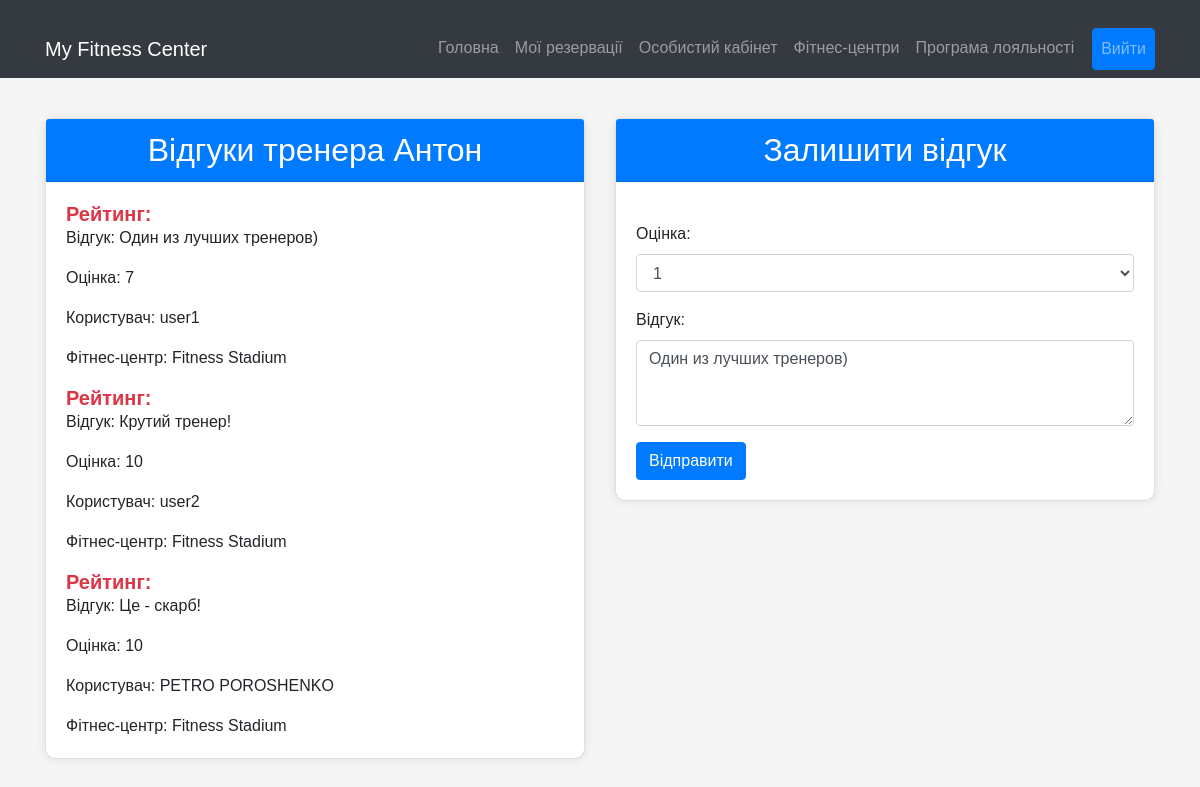
/fitness_center/1/trainer/1/rating (signed in), run on an earlier commit of the app's database.
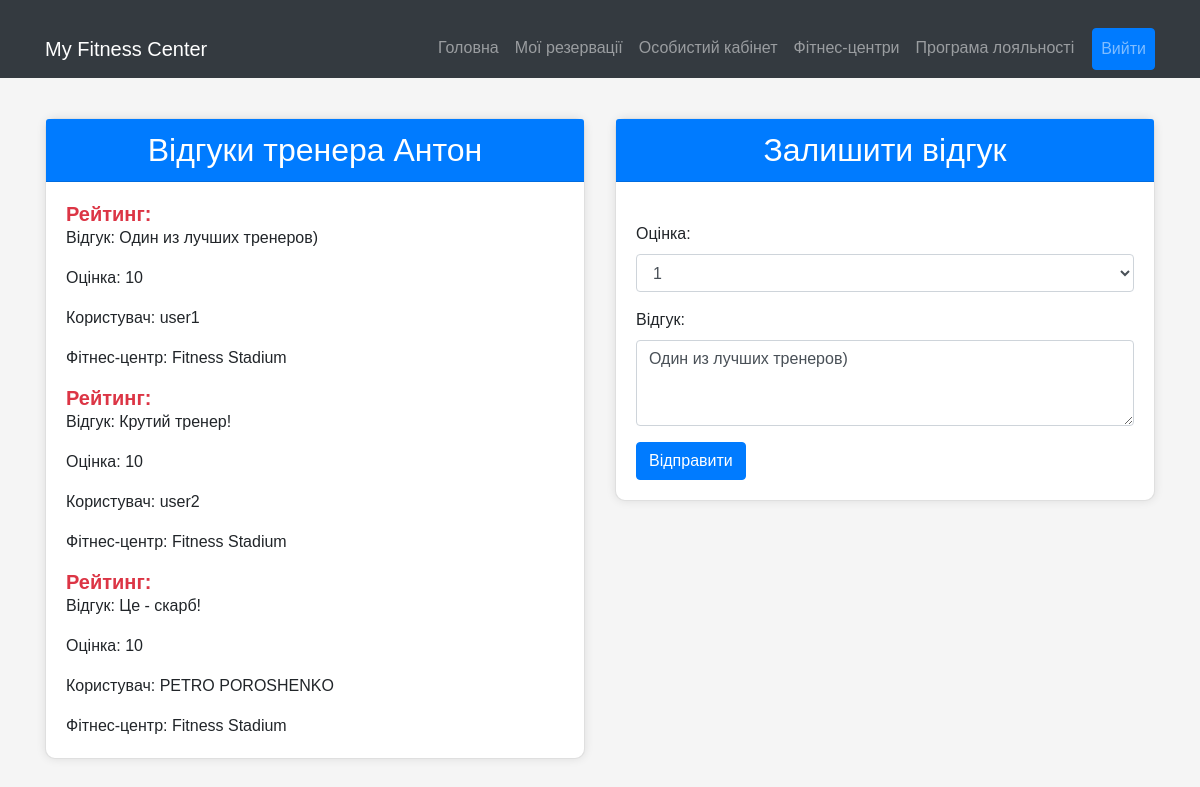
And on a later commit of the database.
### project_package/models.py (models this page shows, shortened)
class Trainer(Base):
    __tablename__ = "trainer"
    id = Column(Integer, primary_key=True)
    name = Column(String(50), unique=True, nullable=False)
    gym_id = Column(Integer, ForeignKey('gym.id'))
    gym = relationship('Gym', back_populates='trainer')
    review = relationship('Review', back_populates='trainer')
    trainer_services = relationship('TrainerServices', back_populates='trainer')
    trainer_schedule = relationship('TrainerSchedule', back_populates='trainer')

class Review(Base):
    __tablename__ = "review"
    id = Column(Integer, primary_key=True)
    user_id = Column(Integer, ForeignKey('user.id'))
    trainer_id = Column(Integer, ForeignKey('trainer.id'))
    gym_id = Column(Integer, ForeignKey('gym.id'))
    points = Column(Integer)
    text = Column(String)
    gym = relationship('Gym', back_populates='review')
    trainer = relationship('Trainer', back_populates='review')
    user = relationship('User', back_populates='review')

class User(Base):
    __tablename__ = "user"
    id = Column(Integer, primary_key=True, autoincrement=True, unique=True)
    login = Column(String(50), unique=True, nullable=False)
    password = Column(String(50))
    birth_date = Column(String(50), default='1940-01-01', nullable=False)
    phone = Column(String(50))
    funds = Column(Integer, nullable=False, default=0)
    review = relationship('Review', back_populates='user')

class Gym(Base):
    __tablename__ = "gym"
    id = Column(Integer, primary_key=True)
    name = Column(String, unique=True, nullable=False)
    address = Column(String(50))
    contacts = Column(String(50))
    services = relationship("Service", back_populates="gym")
    trainer = relationship("Trainer", back_populates="gym")
    review = relationship("Review", back_populates="gym")

### app.py (the view)
@app.route('/fitness_center/<gym_id>/trainer/<trainer_id>/rating', methods=['GET', 'POST'])
@login_required
def trainer_rating(gym_id, trainer_id):
    user = session.get('user', None)
    if request.method == 'POST':
        rating = request.form.get('rating')
        review_text = request.form.get('review')
        user_review = db_session.query(Review).filter_by(user_id=user['id'], trainer_id=trainer_id).first()
        if user_review is not None:
            user_review.points = rating
            user_review.text = review_text
        else:
            new_review = Review(user_id=user['id'], trainer_id=trainer_id, gym_id=gym_id, points=int(rating),
                                text=review_text)
            db_session.add(new_review)
        db_session.commit()
        return redirect(f'/fitness_center/{gym_id}/trainer/{trainer_id}/rating')
    else:
        user_reviw = db_session.query(Review).filter_by(user_id=user['id'], trainer_id=trainer_id).first()
        trainer = db_session.query(Trainer).join(Gym, Trainer.gym_id == Gym.id).filter(Trainer.id == trainer_id).first()
        reviews = db_session.query(Review).filter_by(trainer_id=trainer_id).all()
        return render_template('trainer_rating.html', reviews=reviews, users=user, trainer=trainer,
                               user_reviw=user_reviw)

### app.py (called while the page is built)
def login_required(f):
    @wraps(f)
    def wrapper(*args, **kwargs):
        if 'user' in session:
            return f(*args, **kwargs)
        else:
            return redirect('/login')
    return wrapper

### templates/trainer_rating.html (shortened to what this page needs)
<!DOCTYPE html>
<html lang="uk">
<head>
    <link href="https://stackpath.bootstrapcdn.com/bootstrap/4.5.2/css/bootstrap.min.css" rel="stylesheet">
</head>
<body>
<nav class="navbar navbar-expand-lg navbar-dark bg-dark">
    <div class="container">
        <a class="navbar-brand" href="/">My Fitness Center</a>
        <div class="collapse navbar-collapse" id="navbarNav">
            <ul class="navbar-nav ml-auto">
                <li class="nav-item">
                    <a class="nav-link" href="/">Головна</a>
                </li>
                <li class="nav-item">
                    <a class="nav-link" href="/user/reservations">Мої резервації</a>
                </li>
                <li class="nav-item">
                    <a class="nav-link" href="/user">Особистий кабінет</a>
                </li>
                <li class="nav-item">
                    <a class="nav-link" href="/fitness_center">Фітнес-центри</a>
                </li>
                <li class="nav-item">
                    <a class="nav-link" href="/">Програма лояльності</a>
                </li>
                <li class="nav-item">
                    <a class="nav-link btn btn-primary btn-logout" href="/logout">Вийти</a>
                </li>
            </ul>
        </div>
    </div>
</nav>
<div class="container">
    <div class="row">
        <div class="col-md-6">
            <div class="card">
                <div class="card-header">
                    <h2 class="card-title mb-0">Відгуки тренера {{ trainer.name }}</h2>
                </div>
                <div class="card-body">
                    {% if reviews %}
                        <ul class="list-group">
                            {% for review in reviews %}
                                <h5 class="card-title highlight">Рейтинг: {{ trainer.rating }}</h5>
                                <p class="card-text">Відгук: {{ review.text }}</p>
                                <p class="card-text">Оцінка: {{ review.points }}</p>
                                <p class="card-text">Користувач: {{ review.user.login }}</p>
                                <p class="card-text">Фітнес-центр: {{ trainer.gym.name }}</p>
                            {% endfor %}
                        </ul>
                    {% else %}
                        <p class="card-text">Відгуки відсутні</p>
                    {% endif %}
                </div>
            </div>
        </div>
        <div class="col-md-6">
            <div class="card">
                <div class="card-header">
                    <h2 class="card-title mb-0 review-title">Залишити відгук</h2>
                </div>
                <div class="card-body review-form">
                    <form method="post">
                        <div class="form-group">
                            <label for="rating">Оцінка:</label>
                            <select class="form-control" id="rating" name="rating" required>{{ user_reviw.points }}
                                {% for i in range(1, 11) %}
                                    <option value="{{ i }}">{{ i }}</option>
                                {% endfor %}
                            </select>
                        </div>
                        <div class="form-group">
                            <label for="review">Відгук:</label>
                            <textarea class="form-control" id="review" name="review" rows="3" required>{{ user_reviw.text }}</textarea>
                        </div>
                        <button type="submit" class="btn btn-primary">Відправити</button>
                    </form>
                </div>
            </div>
        </div>
    </div>
</div>
</body>
</html>

### templates/trainer_rating.html (style rules this page uses)
body { background-color: #f5f5f5; font-family: Arial, sans-serif; }
.container { margin-top: 20px; }
.card { background-color: #fff; border-radius: 10px; box-shadow: 0px 0px 10px 0px rgba(0,0,0,0.1); margin-top: 20px; }
.card-header { background-color: #007bff; color: #fff; text-align: center; border-top-left-radius: 10px; border-top-right-radius: 10px; }
.card-title { margin-bottom: 0; }
.review-title { text-align: center; }
.review-form { margin-top: 20px; }
.highlight { color: #dc3545; font-weight: bold; }
.btn-logout { margin-left: 10px; }

What changed in the data, as far as the page shows it:
changed Review "Один из лучших тренеров)": points "7" → "10"
